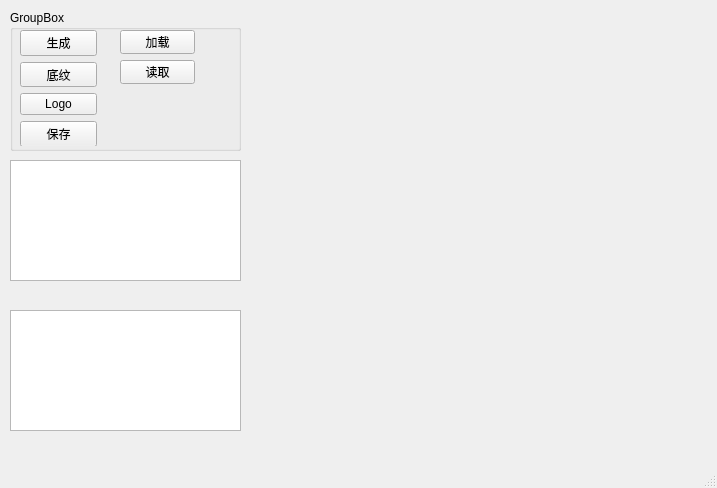
<?xml version="1.0" encoding="UTF-8"?>
<ui version="4.0">
 <class>MainWindow</class>
 <widget class="QMainWindow" name="MainWindow">
  <property name="geometry">
   <rect>
    <x>0</x>
    <y>0</y>
    <width>717</width>
    <height>488</height>
   </rect>
  </property>
  <property name="windowTitle">
   <string>二维码生成器</string>
  </property>
  <widget class="QWidget" name="centralwidget">
   <widget class="QLabel" name="lab_image">
    <property name="geometry">
     <rect>
      <x>270</x>
      <y>20</y>
      <width>431</width>
      <height>421</height>
     </rect>
    </property>
    <property name="text">
     <string/>
    </property>
    <property name="pixmap">
     <pixmap>../banana.jpg</pixmap>
    </property>
    <property name="scaledContents">
     <bool>true</bool>
    </property>
   </widget>
   <widget class="QGroupBox" name="groupBox">
    <property name="geometry">
     <rect>
      <x>10</x>
      <y>10</y>
      <width>231</width>
      <height>141</height>
     </rect>
    </property>
    <property name="title">
     <string>GroupBox</string>
    </property>
    <widget class="QPushButton" name="pb_load">
     <property name="geometry">
      <rect>
       <x>110</x>
       <y>20</y>
       <width>75</width>
       <height>24</height>
      </rect>
     </property>
     <property name="text">
      <string>加载</string>
     </property>
    </widget>
    <widget class="QPushButton" name="pb_read">
     <property name="geometry">
      <rect>
       <x>110</x>
       <y>50</y>
       <width>75</width>
       <height>24</height>
      </rect>
     </property>
     <property name="text">
      <string>读取</string>
     </property>
    </widget>
    <widget class="QWidget" name="layoutWidget">
     <property name="geometry">
      <rect>
       <x>10</x>
       <y>20</y>
       <width>77</width>
       <height>116</height>
      </rect>
     </property>
     <layout class="QVBoxLayout" name="verticalLayout">
      <item>
       <widget class="QPushButton" name="pb_create">
        <property name="text">
         <string>生成</string>
        </property>
       </widget>
      </item>
      <item>
       <widget class="QPushButton" name="pb_background">
        <property name="text">
         <string>底纹</string>
        </property>
       </widget>
      </item>
      <item>
       <widget class="QPushButton" name="pb_logo">
        <property name="text">
         <string>Logo</string>
        </property>
       </widget>
      </item>
      <item>
       <widget class="QPushButton" name="pb_save">
        <property name="text">
         <string>保存</string>
        </property>
       </widget>
      </item>
     </layout>
    </widget>
   </widget>
   <widget class="QPlainTextEdit" name="te_out">
    <property name="geometry">
     <rect>
      <x>10</x>
      <y>310</y>
      <width>231</width>
      <height>121</height>
     </rect>
    </property>
   </widget>
   <widget class="QPlainTextEdit" name="te_info">
    <property name="geometry">
     <rect>
      <x>10</x>
      <y>160</y>
      <width>231</width>
      <height>121</height>
     </rect>
    </property>
   </widget>
  </widget>
  <widget class="QMenuBar" name="menubar">
   <property name="geometry">
    <rect>
     <x>0</x>
     <y>0</y>
     <width>717</width>
     <height>22</height>
    </rect>
   </property>
  </widget>
  <widget class="QStatusBar" name="statusbar"/>
 </widget>
 <resources/>
 <connections/>
</ui>
